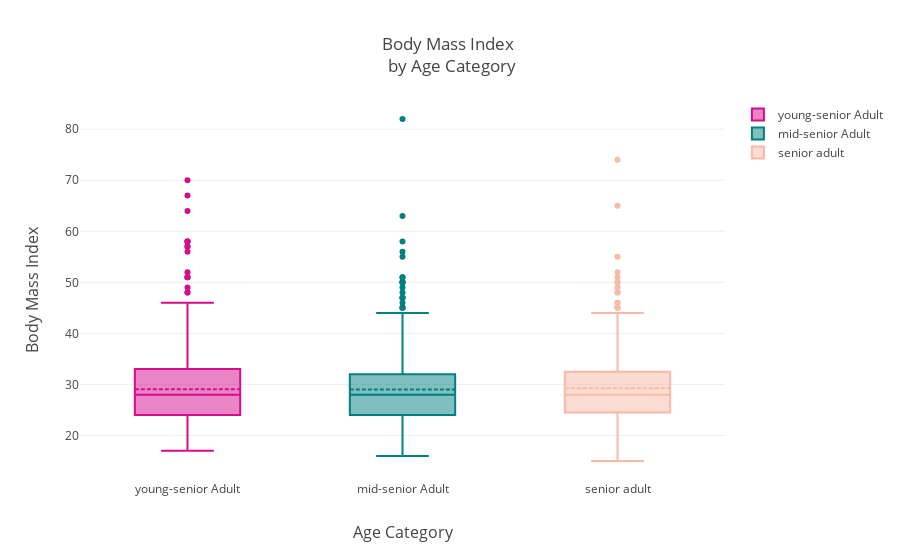

Source (notebook cell):
### Code cell
young_adults = df['BMI '].loc[df["age_cat"] == 'young-senior Adult'].values
senior_adult = df['BMI '].loc[df["age_cat"] == 'mid-senior Adult'].values
elders = df['BMI '].loc[df["age_cat"] == 'senior adult'].values

trace0 = go.Box(
    y=young_adults,
    name = 'young-senior Adult',
    boxmean= True,
    marker = dict(
        color = 'rgb(214, 12, 140)',
    )
)
trace1 = go.Box(
    y=senior_adult,
    name = 'mid-senior Adult',
    boxmean= True,
    marker = dict(
        color = 'rgb(0, 128, 128)',
    )
)

trace2 = go.Box(
    y=elders,
    name = 'senior adult',
    boxmean= True,
    marker = dict(
        color = 'rgb(247, 186, 166)',
    )
)




data = [trace0, trace1, trace2]

layout = go.Layout(title="Body Mass Index <br> by Age Category", xaxis=dict(title="Age Category", titlefont=dict(size=16)),
                  yaxis=dict(title="Body Mass Index", titlefont=dict(size=16)))

fig = go.Figure(data=data, layout=layout)
iplot(fig)

### Figure 1 — Plotly figure (JSON) as saved in the notebook; plotly's stock layout.template omitted (floating-point values rounded to 4 significant figures; data arrays with more than 128 entries replaced by an {"elided": "..."} marker saying what was removed)
{"data": [{"boxmean": true, "marker": {"color": "rgb(214, 12, 140)"}, "name": "young-senior Adult", "type": "box", "uid": "6560c2c4-f626-45c8-9a69-fb6440161f43", "y": {"elided": "562 int values"}}, {"boxmean": true, "marker": {"color": "rgb(0, 128, 128)"}, "name": "mid-senior Adult", "type": "box", "uid": "909b1694-5f25-44d5-b50c-60868e0b18da", "y": {"elided": "519 int values"}}, {"boxmean": true, "marker": {"color": "rgb(247, 186, 166)"}, "name": "senior adult", "type": "box", "uid": "b831a6b8-d108-4374-beb3-469a3f02d37a", "y": {"elided": "472 int values"}}], "layout": {"title": {"text": "Body Mass Index <br> by Age Category"}, "xaxis": {"title": {"font": {"size": 16}, "text": "Age Category"}}, "yaxis": {"title": {"font": {"size": 16}, "text": "Body Mass Index"}}}}
